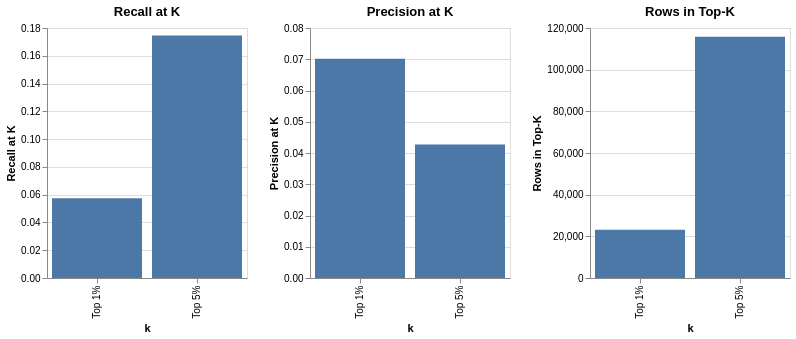

The notebook cell saved with this chart:
### Code cell
# Recall
chart_recall = (
    alt.Chart(topk_df)
    .mark_bar()
    .encode(
        x="k:N",
        y=alt.Y("recall_at_k:Q", title="Recall at K"),
        tooltip=list(topk_df.columns)
    )
    .properties(width=200, height=250, title="Recall at K")
)

# Precision
chart_precision = (
    alt.Chart(topk_df)
    .mark_bar()
    .encode(
        x="k:N",
        y=alt.Y("precision_at_k:Q", title="Precision at K"),
        tooltip=list(topk_df.columns)
    )
    .properties(width=200, height=250, title="Precision at K")
)

# K rows
chart_krows = (
    alt.Chart(topk_df)
    .mark_bar()
    .encode(
        x="k:N",
        y=alt.Y("k_rows:Q", title="Rows in Top-K"),
        tooltip=list(topk_df.columns)
    )
    .properties(width=200, height=250, title="Rows in Top-K")
)

#Combine
chart_recall | chart_precision | chart_krows

### Figure 1 — Vega-Lite specification as saved in the notebook (floating-point values rounded to 4 significant figures)
{"config": {"view": {"continuousWidth": 300, "continuousHeight": 300}}, "hconcat": [{"mark": {"type": "bar"}, "encoding": {"tooltip": [{"field": "k", "type": "nominal"}, {"field": "top_fraction", "type": "quantitative"}, {"field": "k_rows", "type": "quantitative"}, {"field": "precision_at_k", "type": "quantitative"}, {"field": "captured_positives", "type": "quantitative"}, {"field": "total_positives", "type": "quantitative"}, {"field": "recall_at_k", "type": "quantitative"}], "x": {"field": "k", "type": "nominal"}, "y": {"field": "recall_at_k", "title": "Recall at K", "type": "quantitative"}}, "height": 250, "title": "Recall at K", "width": 200}, {"mark": {"type": "bar"}, "encoding": {"tooltip": [{"field": "k", "type": "nominal"}, {"field": "top_fraction", "type": "quantitative"}, {"field": "k_rows", "type": "quantitative"}, {"field": "precision_at_k", "type": "quantitative"}, {"field": "captured_positives", "type": "quantitative"}, {"field": "total_positives", "type": "quantitative"}, {"field": "recall_at_k", "type": "quantitative"}], "x": {"field": "k", "type": "nominal"}, "y": {"field": "precision_at_k", "title": "Precision at K", "type": "quantitative"}}, "height": 250, "title": "Precision at K", "width": 200}, {"mark": {"type": "bar"}, "encoding": {"tooltip": [{"field": "k", "type": "nominal"}, {"field": "top_fraction", "type": "quantitative"}, {"field": "k_rows", "type": "quantitative"}, {"field": "precision_at_k", "type": "quantitative"}, {"field": "captured_positives", "type": "quantitative"}, {"field": "total_positives", "type": "quantitative"}, {"field": "recall_at_k", "type": "quantitative"}], "x": {"field": "k", "type": "nominal"}, "y": {"field": "k_rows", "title": "Rows in Top-K", "type": "quantitative"}}, "height": 250, "title": "Rows in Top-K", "width": 200}], "data": {"name": "data-23062cf39790fe1736010c4b62057837"}, "$schema": "https://vega.github.io/schema/vega-lite/v6.1.0.json", "datasets": {"data-23062cf39790fe1736010c4b62057837": [{"k": "Top 1%", "top_fraction": 0.01, "k_rows": 23149, "precision_at_k": 0.0702, "captured_positives": 1625, "total_positives": 28321, "recall_at_k": 0.05738}, {"k": "Top 5%", "top_fraction": 0.05, "k_rows": 115747, "precision_at_k": 0.04274, "captured_positives": 4947, "total_positives": 28321, "recall_at_k": 0.1747}]}}
